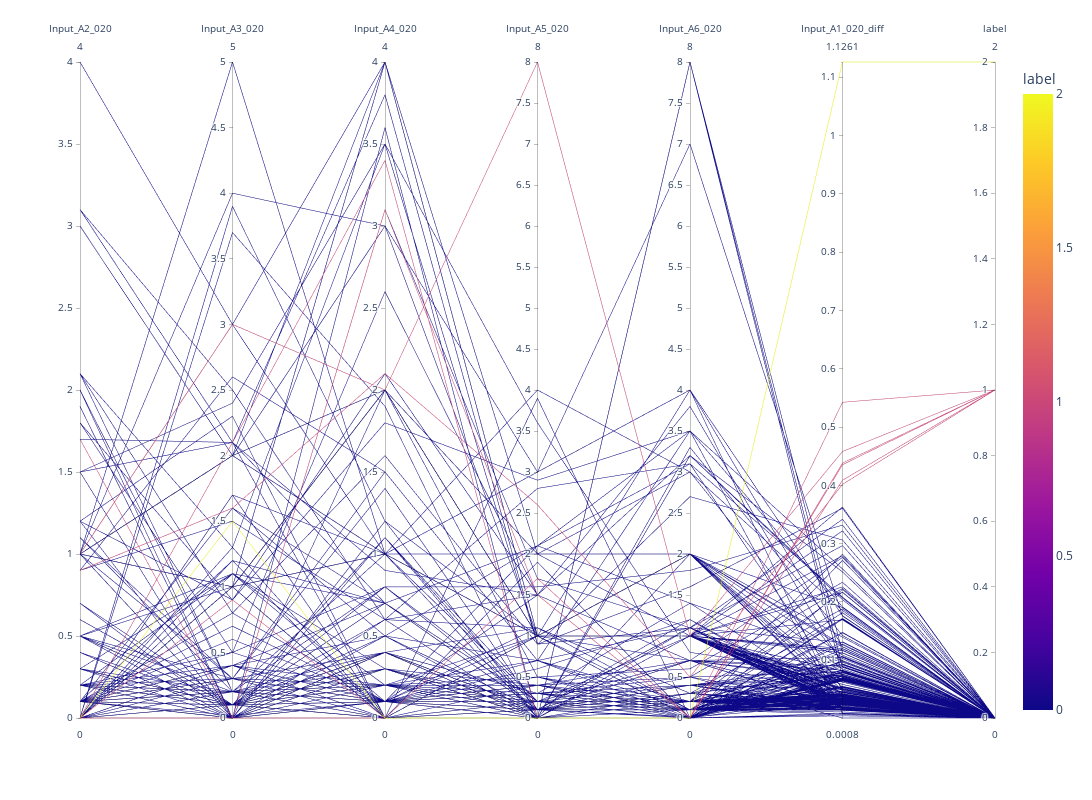

Write notebook code for a chart like this one.
### Code cell
feature_cols = list(train_features.filter(regex='Input_A[0-9]_020').columns)
diff_cols = list(res.filter(regex='Input_A1_[0-9]+_diff').columns[:5])

fig = px.parallel_coordinates(pd.concat([train_features, res], axis=1), feature_cols + diff_cols + ['label'] , color='label')
fig.update_layout(width=1600, height=800)
fig.show()

### Figure 1 — Plotly figure (JSON) as saved in the notebook; plotly's stock layout.template omitted (floating-point values rounded to 4 significant figures; data arrays with more than 128 entries replaced by an {"elided": "..."} marker saying what was removed)
{"data": [{"dimensions": [{"label": "Input_A2_020", "values": {"elided": "339 float values"}}, {"label": "Input_A3_020", "values": {"elided": "339 float values"}}, {"label": "Input_A4_020", "values": {"elided": "339 float values"}}, {"label": "Input_A5_020", "values": {"elided": "339 float values"}}, {"label": "Input_A6_020", "values": {"elided": "339 float values"}}, {"label": "Input_A1_020_diff", "values": {"elided": "339 float values"}}, {"label": "label", "values": {"elided": "339 int values"}}], "domain": {"x": [0, 1], "y": [0, 1]}, "line": {"color": {"elided": "339 int values"}, "coloraxis": "coloraxis"}, "name": "", "type": "parcoords"}], "layout": {"coloraxis": {"colorbar": {"title": {"text": "label"}}, "colorscale": [[0, "#0d0887"], [0.1111, "#46039f"], [0.2222, "#7201a8"], [0.3333, "#9c179e"], [0.4444, "#bd3786"], [0.5556, "#d8576b"], [0.6667, "#ed7953"], [0.7778, "#fb9f3a"], [0.8889, "#fdca26"], [1, "#f0f921"]]}, "height": 800, "legend": {"tracegroupgap": 0}, "margin": {"t": 60}, "width": 1600}}
